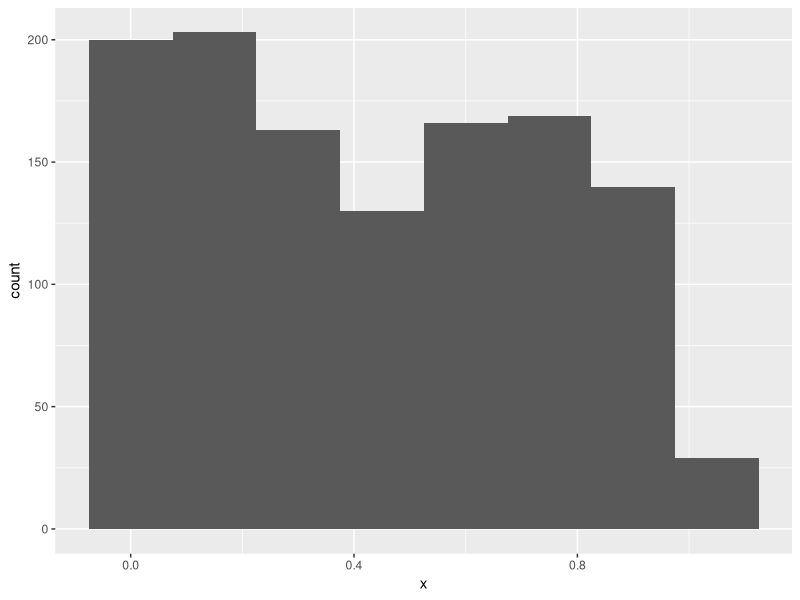
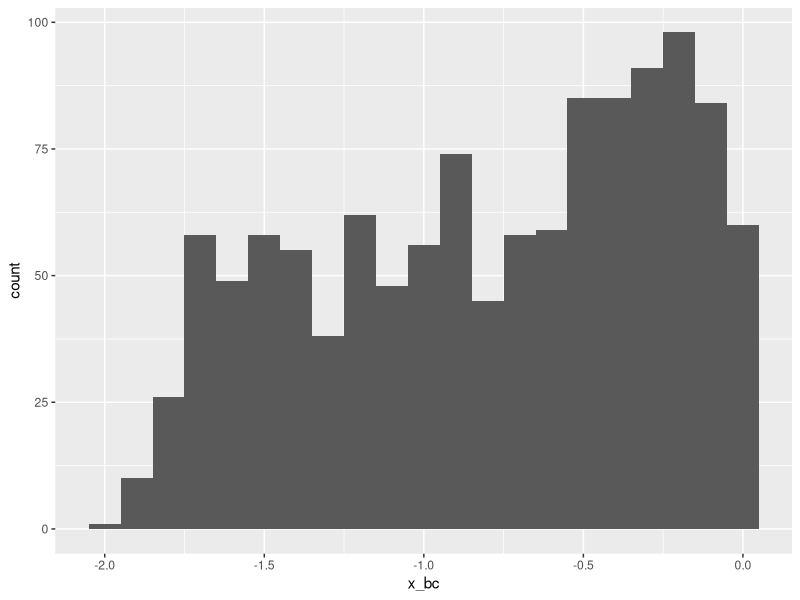
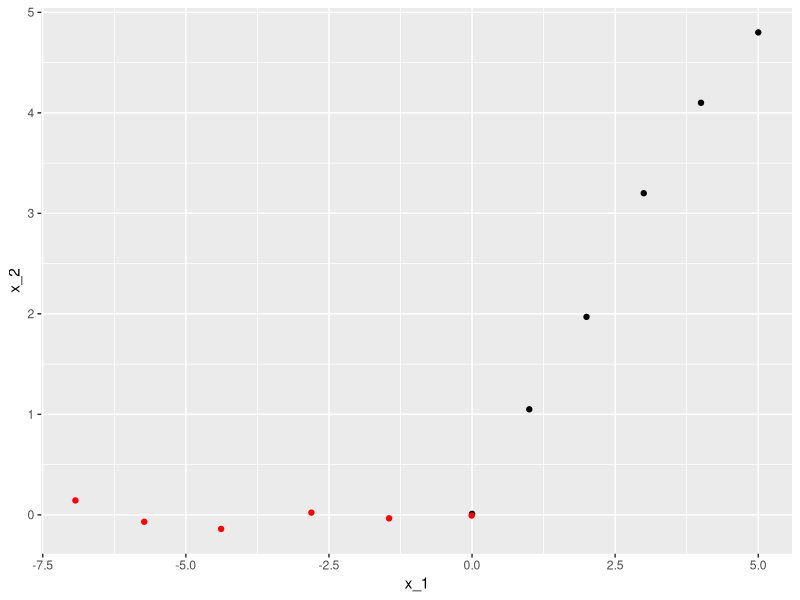

Source code (R) for these figures, in order:
x <- c(1,2,3,4,5,6,7,8,9,10)
x_cs <- scale(x, center = TRUE, scale = TRUE)
print(x_cs)
attributes(x_cs)
attr(x, 'dim')
attr(x, 'scaled:center')
attr(x, 'scaled:scale')
attr(x, 'col_name') <- 'sample'

# install.packages('caret')
# install.packages('e1071')
library(caret)
x <- c(runif(1000), .1*runif(100), .2*runif(100))
ggplot() + aes(x) + geom_histogram(binwidth = .15)
bc <- BoxCoxTrans(x)
x_bc <- predict(bc, x)
ggplot() + aes(x_bc) + geom_histogram(binwidth = .1)

#PCA
x_1 <- c(0,1,2,3,4,5)
x_2 <- c(.01,1.05,1.97,3.2,4.1,4.8)
data <- cbind(x_1, x_2)
plot_1 <- ggplot(data = as.data.frame(data)) + geom_point(mapping=aes(x=x_1, y = x_2))
PCA_obj <- prcomp(data, center = FALSE, scale = FALSE)
attributes(PCA_obj)
PCA_obj$x %*% t(PCA_obj$rotation)
plot_1 + geom_point(data = as.data.frame(PCA_obj$x), mapping = aes(x = PC1, y = PC2), color = 'red')
